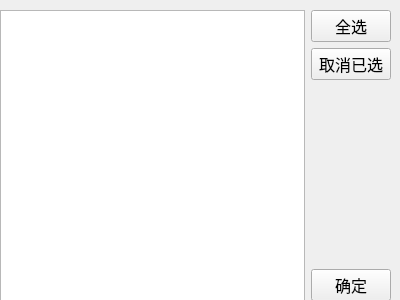
<?xml version="1.0" encoding="UTF-8"?>
<ui version="4.0">
 <class>ShareFile</class>
 <widget class="QWidget" name="ShareFile">
  <property name="geometry">
   <rect>
    <x>0</x>
    <y>0</y>
    <width>400</width>
    <height>300</height>
   </rect>
  </property>
  <property name="windowTitle">
   <string>Form</string>
  </property>
  <widget class="QWidget" name="">
   <property name="geometry">
    <rect>
     <x>0</x>
     <y>10</y>
     <width>391</width>
     <height>291</height>
    </rect>
   </property>
   <layout class="QHBoxLayout" name="horizontalLayout">
    <item>
     <widget class="QListWidget" name="listWidget">
      <property name="selectionMode">
       <enum>QAbstractItemView::MultiSelection</enum>
      </property>
     </widget>
    </item>
    <item>
     <layout class="QVBoxLayout" name="verticalLayout">
      <item>
       <widget class="QPushButton" name="allselect_PB">
        <property name="font">
         <font>
          <family>Agency FB</family>
          <pointsize>12</pointsize>
         </font>
        </property>
        <property name="text">
         <string>全选</string>
        </property>
       </widget>
      </item>
      <item>
       <widget class="QPushButton" name="cacleselect_PB">
        <property name="font">
         <font>
          <family>Agency FB</family>
          <pointsize>12</pointsize>
         </font>
        </property>
        <property name="text">
         <string>取消已选</string>
        </property>
       </widget>
      </item>
      <item>
       <spacer name="verticalSpacer">
        <property name="orientation">
         <enum>Qt::Vertical</enum>
        </property>
        <property name="sizeHint" stdset="0">
         <size>
          <width>20</width>
          <height>40</height>
         </size>
        </property>
       </spacer>
      </item>
      <item>
       <widget class="QPushButton" name="ok_PB">
        <property name="font">
         <font>
          <family>Agency FB</family>
          <pointsize>12</pointsize>
         </font>
        </property>
        <property name="text">
         <string>确定</string>
        </property>
       </widget>
      </item>
     </layout>
    </item>
   </layout>
  </widget>
 </widget>
 <resources/>
 <connections/>
</ui>
